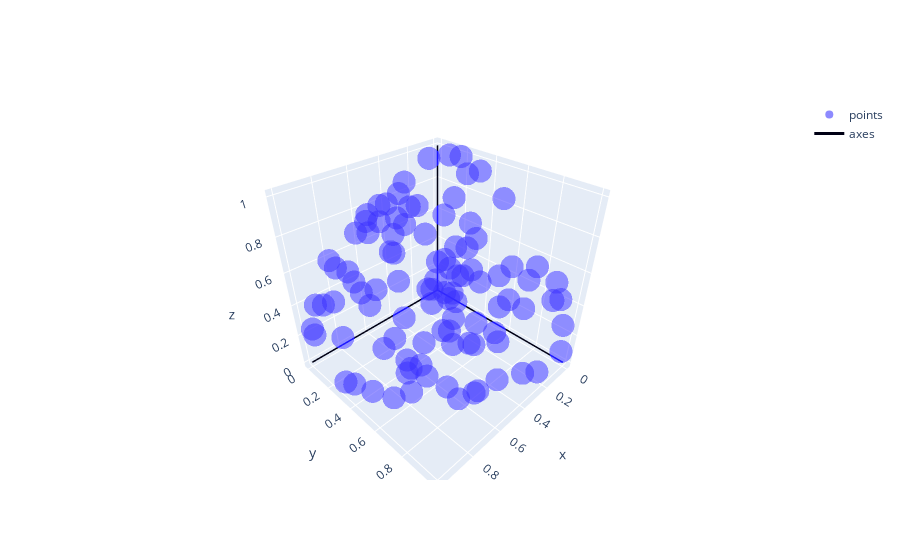

Notebook code for this chart:
### Code cell
contexts = go.Scatter3d(
    x=norm_vecs[:,0],
    y=norm_vecs[:,1],
    z=norm_vecs[:,2],
    marker=dict(
        color='rgba(28,23,255,0.5)',
    ),
    line=dict(
        width=0,
        color='rgba(0,0,0,0)'
    ),
    name="points"
)

axes = go.Scatter3d(
    x=[0, 1, 0, 0, 0, 0, 0],
    y=[0, 0, 0, 1, 0, 0, 0],
    z=[0, 0, 0, 0, 0, 1, 0],
    marker=dict(
        size=0,
        color='rgba(0,0,0,0)',
        symbol='cross'
    ),
    line=dict(
        width=3,
        color='rgba(0,0,20,1)'
    ),
    name="axes"
)
go.Figure(data=[contexts, axes])
